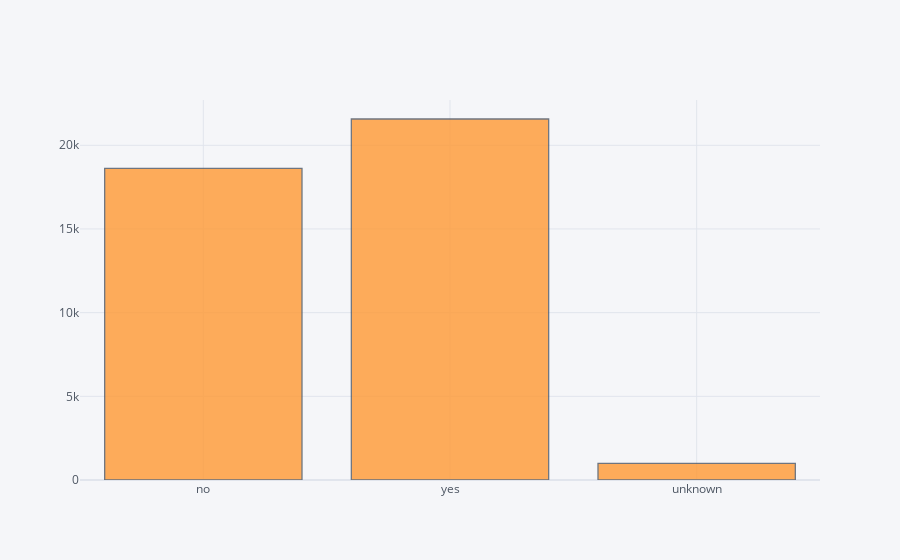

Notebook code for this chart:
### Code cell
bank['housing'].iplot(kind='hist',bins=25)

### Figure 1 — Plotly figure (JSON) as saved in the notebook; plotly's stock layout.template omitted (floating-point values rounded to 4 significant figures; data arrays with more than 128 entries replaced by an {"elided": "..."} marker saying what was removed)
{"data": [{"histfunc": "count", "histnorm": "", "marker": {"color": "rgba(255, 153, 51, 1.0)", "line": {"color": "#4D5663", "width": 1.3}}, "name": "housing", "nbinsx": 25, "opacity": 0.8, "orientation": "v", "type": "histogram", "x": {"elided": "41176 str values"}}], "layout": {"barmode": "overlay", "legend": {"bgcolor": "#F5F6F9", "font": {"color": "#4D5663"}}, "paper_bgcolor": "#F5F6F9", "plot_bgcolor": "#F5F6F9", "title": {"font": {"color": "#4D5663"}}, "xaxis": {"gridcolor": "#E1E5ED", "showgrid": true, "tickfont": {"color": "#4D5663"}, "title": {"font": {"color": "#4D5663"}, "text": ""}, "zerolinecolor": "#E1E5ED"}, "yaxis": {"gridcolor": "#E1E5ED", "showgrid": true, "tickfont": {"color": "#4D5663"}, "title": {"font": {"color": "#4D5663"}, "text": ""}, "zerolinecolor": "#E1E5ED"}}}
